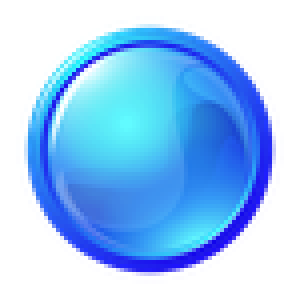
#> input picture artifacts/evolution/blue.png, 75 x 75 px, found by its file name (shown 4 times larger)
$ python change_button_color.py
#> lines starting #> are read from the running program, lines starting #| are printed output that depends on the picture; after the words box and inside, x2 and y2 are one past the last pixel; in counts of white or black regions, pixels touching at a corner belong together
from PIL import Image

# Reload the original blue button image with alpha channel
blue_button_path = '/Users/conniesun/Documents/pokemon_game/evolution/blue.png'
blue_button = Image.open(blue_button_path).convert('RGBA')
#> blue_button is the input picture: PIL image 75x75 RGBA; mean R, G, B, A 38.1, 86.5, 140.6, 134.7

def color_shift(image, target_color):
    # Split into separate channels with alpha channel
#> called with target_color = 'green'
    r, g, b, a = image.split()
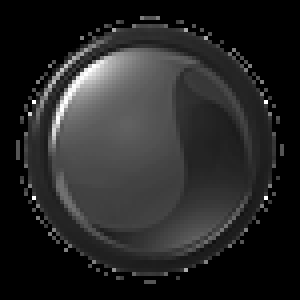
#> r: PIL image 75x75 L (shown 4 times larger); min 0, max 255, mean 38.1
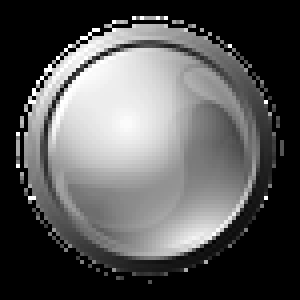
#> g: PIL image 75x75 L (shown 4 times larger); min 0, max 255, mean 86.5

    # Apply the color shift to the respective channels
    if target_color == "green":
        # Swap blue and red channels to make it green-ish
        result = Image.merge('RGBA', (g, b, r, a))
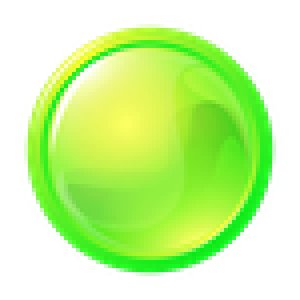
#> result: PIL image 75x75 RGBA (shown 4 times larger); mean R, G, B, A 86.5, 140.6, 38.1, 134.7; transparent parts drawn white
    elif target_color == "red":
        # Enhance the red channel
        enhanced_r = r.point(lambda i: i * 1.5 if i * 1.5 <= 255 else 255)
        reduced_g = g.point(lambda i: i * 0.7 if i * 0.7 >= 0 else 0)
        reduced_b = b.point(lambda i: i * 1.5 if i * 1.5  <= 255 else 255)
        result = Image.merge('RGBA', (reduced_b, reduced_g, enhanced_r, a))
    else:
        result = image  # No change if the color is not recognized

    return result

# Apply the color shift while maintaining the alpha channel for transparency
green_button = color_shift(blue_button, "green")
red_button = color_shift(blue_button, "red")
#> call 2 of color_shift, with target_color = 'red'
#> in color_shift (call 2), `enhanced_r = r.point(lambda i: i * 1.5 if i * 1.5 <= 255 else 255)`:
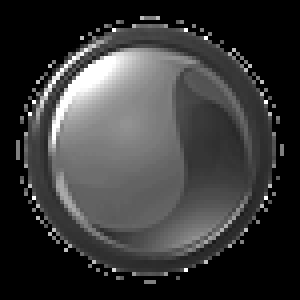
#> enhanced_r: PIL image 75x75 L (shown 4 times larger); min 0, max 255, mean 56.3
#> in color_shift (call 2), `reduced_g = g.point(lambda i: i * 0.7 if i * 0.7 >= 0 else 0)`:
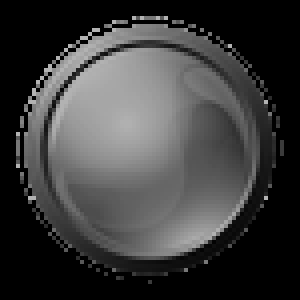
#> reduced_g: PIL image 75x75 L (shown 4 times larger); min 0, max 178, mean 60.6
#> in color_shift (call 2), `reduced_b = b.point(lambda i: i * 1.5 if i * 1.5  <= 255 else 255)`:
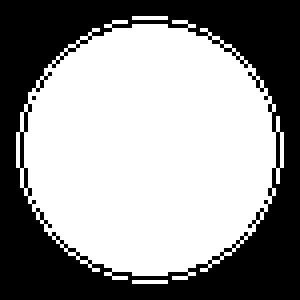
#> reduced_b: PIL image 75x75 L (shown 4 times larger); 58.2% white; 2 black regions (1 under 20 px), largest, box (x1, y1, x2, y2) and area: (0, 0, 75, 75) 2348
#> in color_shift (call 2), `result = Image.merge('RGBA', (reduced_b, reduced_g, enhanced_r, a))`:
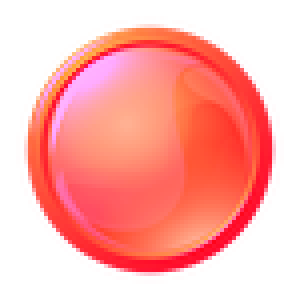
#> result: PIL image 75x75 RGBA (shown 4 times larger); mean R, G, B, A 148.5, 60.6, 56.3, 134.7; transparent parts drawn white

# Save the new images with transparent background
green_button_path = '/Users/conniesun/Documents/pokemon_game/evolution/green.png'
red_button_path = '/Users/conniesun/Documents/pokemon_game/evolution/red.png'
green_button.save(green_button_path)
red_button.save(red_button_path)

# Provide the paths to the saved files
green_button_path, red_button_path
